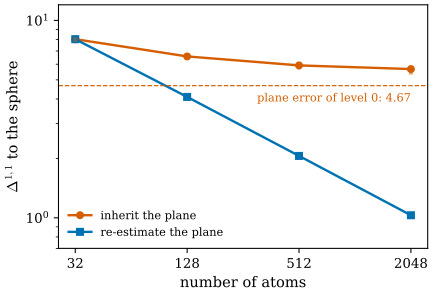

Write Python code to recreate this figure.
"""Figure 50.6.1: a conservative split that keeps the parent's plane cannot bring the varifold closer to the surface.

Start: the n_theta = 4 tiling of the unit sphere (32 atoms, Section 50.2). Level k splits every cell into 2^k x 2^k
sub-cells with one child each (q_j = A(C_j)). Inherit: the child sits at the projection of its sub-cell centre to the
parent's tangent plane, the children are recentred so that sum_j q_j mu_j = q_i mu_i, and each child keeps the parent's
plane (Proposition 50.3.1 with the tangent moment). Re-estimate: the child sits at its sub-cell centre on the sphere with
the true tangent plane. Plotted: the cell-integral upper bound (46.7.6) of Delta^{1,1} to the sphere (Frobenius metric,
markers) and the lower bound by the test function min(1, distance to the atoms) (bars below the markers; for the
re-estimated levels they coincide). Dashed: sum_i int_{C_i} ||P(x) - P_i||_F dA, the plane error of level 0 that the
inherited children keep.

Run from the project root: PYTHONPATH=tools python3 chapters/50-paper-manifold-gs/figures/fig-50-6-1-inherited-planes.py
"""
import sys
from pathlib import Path

import numpy as np

sys.path.insert(0, str(Path(__file__).resolve().parents[1] / "lib"))
import dgfig  # noqa: E402
import mgs50 as g  # noqa: E402

dgfig.setup()
import matplotlib.pyplot as plt  # noqa: E402

C = dgfig.COLORS
K = (0, 1, 2, 3)
inh = [g.refined_tiling(4, k, "inherit") for k in K]
ree = [g.refined_tiling(4, k, "reestimate", lower=(k < 3)) for k in K]
pt = g.plane_term(4)
# self-checks: level 0 is the same in both models; re-estimating halves the distance per level; inheriting keeps the
# lower bound above the level-0 plane error
assert abs(inh[0][1] - ree[0][1]) < 1e-12
for a, b in zip(ree[:-1], ree[1:]):
    assert abs(b[1] / a[1] - 0.5) < 0.03
for n, up, lo in inh:
    assert lo > pt and lo <= up + 1e-9
fig, ax = plt.subplots(figsize=(4.8, 3.3))
x = np.array([n for n, _, _ in inh])
ax.semilogy(x, [u for _, u, _ in inh], "-o", color=C["normal"], ms=5, label="inherit the plane")
ax.semilogy(x, [u for _, u, _ in ree], "-s", color=C["tangent"], ms=5, label="re-estimate the plane")
for (n, up, lo) in inh:
    ax.plot([n, n], [lo, up], color=C["normal"], lw=3, alpha=0.5)
ax.axhline(pt, color=C["normal"], ls="--", lw=0.9)
ax.text(2048, pt * 0.92, f"plane error of level 0: {pt:.2f}", fontsize=8.5, color=C["normal"], va="top", ha="right")
ax.set_xscale("log", base=2)
ax.set_xticks(x)
ax.set_xticklabels([str(n) for n in x])
ax.xaxis.set_minor_formatter(plt.NullFormatter())
ax.set_xlabel("number of atoms")
ax.set_ylabel(r"$\Delta^{1,1}$ to the sphere")
ax.set_ylim(0.7, 12)
ax.legend(loc="lower left", fontsize=8.5, frameon=False)
fig.tight_layout()
dgfig.save(fig, __file__)
print("plane term of level 0: %.4f" % pt)
for k, a, b in zip(K, inh, ree):
    print(f"level {k}: atoms {a[0]}, inherit upper {a[1]:.4f} lower {a[2]:.4f}; re-estimate upper {b[1]:.4f} lower {b[2]:.4f}")
